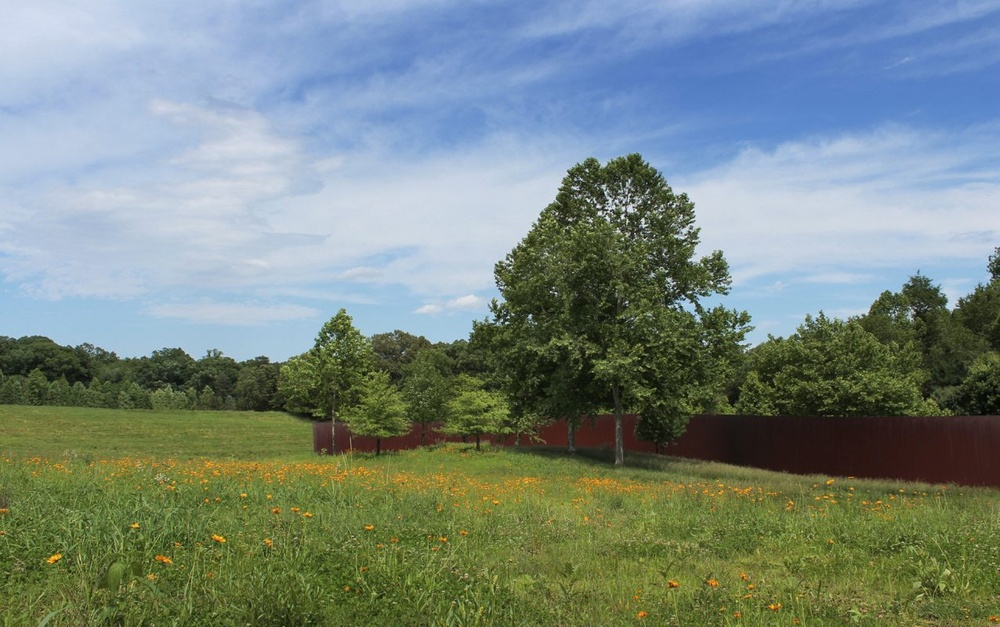
#> input picture image.jpg, 1000 x 627 px, shrunk from 1276 x 800 before the run
$ python main.py
#> lines starting #> are read from the running program, lines starting #| are printed output that depends on the picture
import numpy as np
import cv2
from sklearn.cluster import KMeans
from sklearn.cluster import MiniBatchKMeans

image = cv2.imread('image.jpg')
#> image is the input picture: shape (627, 1000, 3); mean B, G, R 128.7, 135.7, 120.1
(h1, w1) = image.shape[:2]
#> h1 = 627; w1 = 1000

image = cv2.cvtColor(image, cv2.COLOR_BGR2LAB)
#> image: shape (627, 1000, 3); mean of channels 0, 1, 2 139.4, 122.8, 131

image = image.reshape((image.shape[0] * image.shape[1], 3))

clt = KMeans(n_clusters = 5)

labels = clt.fit_predict(image)
quant = clt.cluster_centers_.astype("uint8")[labels]

#reshape the feature vectors to images
quant = quant.reshape((h1, w1, 3))
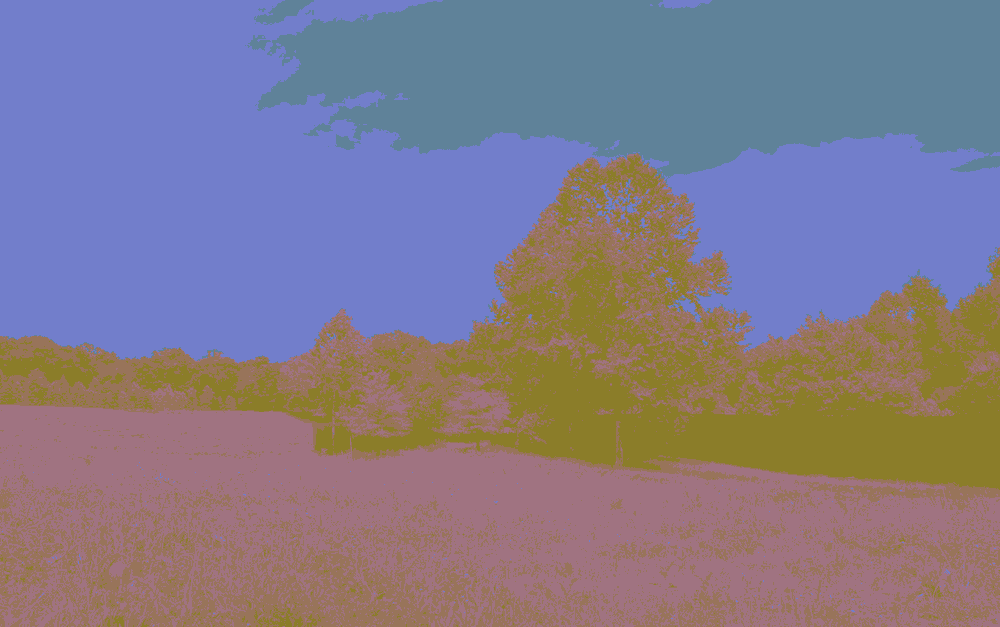
#> quant: shape (627, 1000, 3); mean of channels 0, 1, 2 138.9, 122.4, 130.5; drawn as B, G, R
image = image.reshape((h1, w1, 3))

# convert from L*a*b* to RGB
quant = cv2.cvtColor(quant, cv2.COLOR_LAB2BGR)
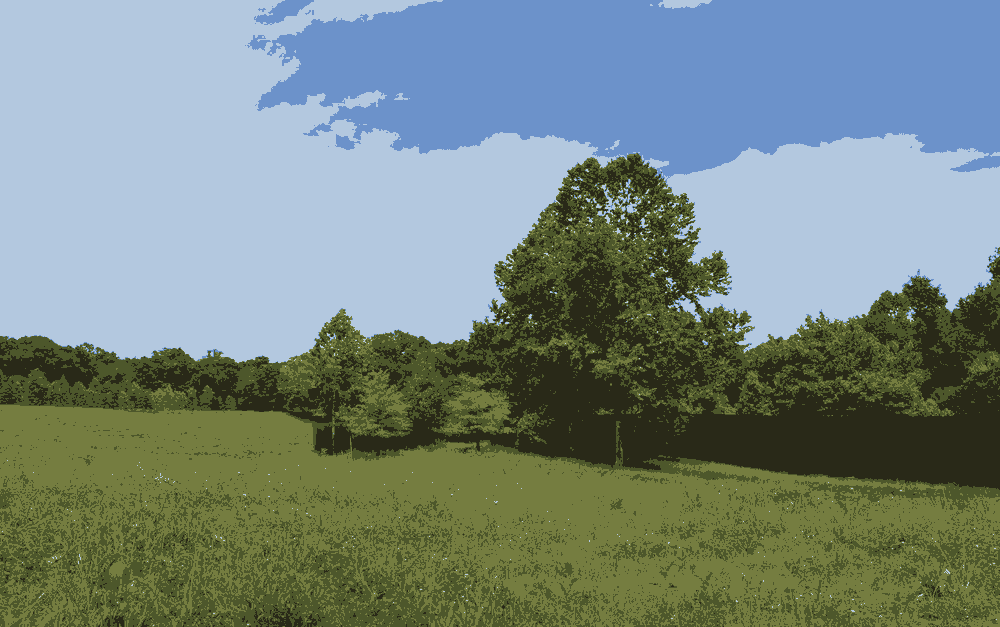
#> quant: shape (627, 1000, 3); mean B, G, R 129.1, 135.4, 118.9
image = cv2.cvtColor(image, cv2.COLOR_LAB2BGR)

cv2.imwrite('generated.jpg', quant)
cv2.waitKey(0)
cv2.destroyAllWindows()

$ run again, with generated3.jpg copied over image.jpg
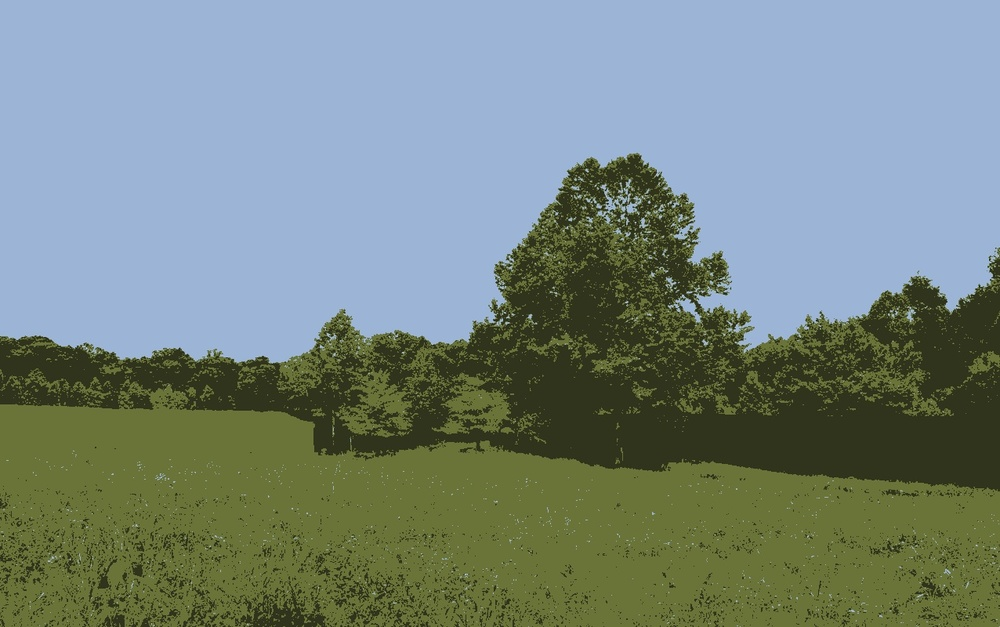
#> input picture generated3.jpg, 1000 x 627 px, shrunk from 1276 x 800 before the run
#> image is the input picture: shape (627, 1000, 3); mean B, G, R 127.6, 134.4, 118.9
#> `quant = quant.reshape((h1, w1, 3))`:
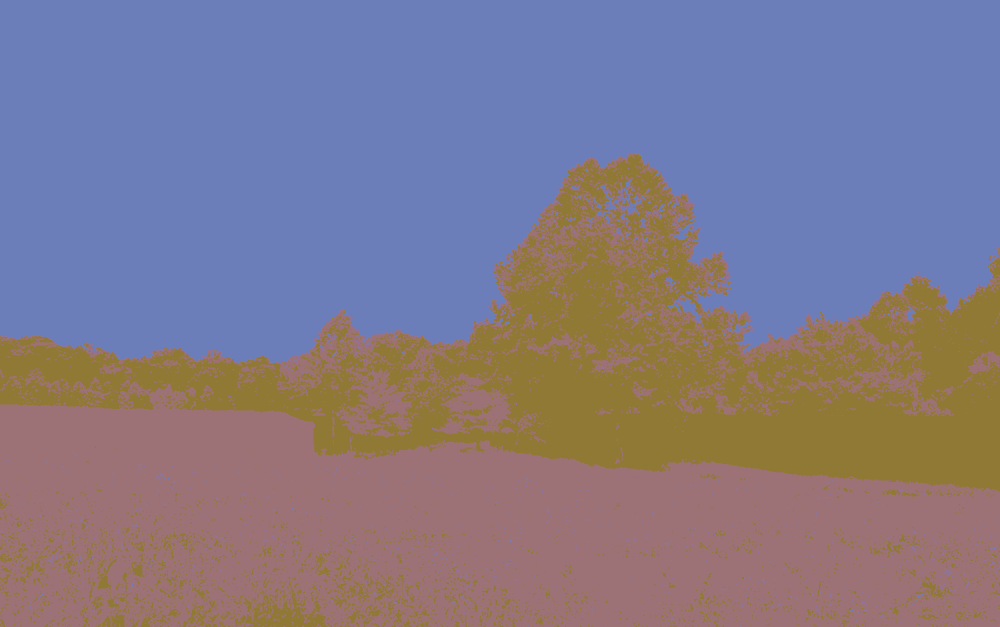
#> quant: shape (627, 1000, 3); mean of channels 0, 1, 2 137.8, 121, 130.7; drawn as B, G, R
